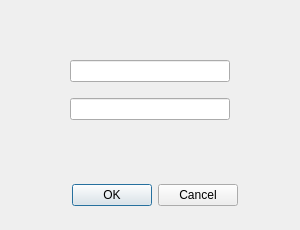
<?xml version="1.0" encoding="UTF-8"?>
<ui version="4.0">
 <class>LoginDialog</class>
 <widget class="QDialog" name="LoginDialog">
  <property name="geometry">
   <rect>
    <x>0</x>
    <y>0</y>
    <width>300</width>
    <height>230</height>
   </rect>
  </property>
  <property name="sizePolicy">
   <sizepolicy hsizetype="Fixed" vsizetype="Fixed">
    <horstretch>0</horstretch>
    <verstretch>0</verstretch>
   </sizepolicy>
  </property>
  <property name="windowTitle">
   <string>Login</string>
  </property>
  <widget class="QDialogButtonBox" name="buttonBox">
   <property name="geometry">
    <rect>
     <x>60</x>
     <y>180</y>
     <width>190</width>
     <height>30</height>
    </rect>
   </property>
   <property name="sizePolicy">
    <sizepolicy hsizetype="Fixed" vsizetype="Fixed">
     <horstretch>0</horstretch>
     <verstretch>0</verstretch>
    </sizepolicy>
   </property>
   <property name="orientation">
    <enum>Qt::Horizontal</enum>
   </property>
   <property name="standardButtons">
    <set>QDialogButtonBox::Cancel|QDialogButtonBox::Ok</set>
   </property>
   <property name="centerButtons">
    <bool>true</bool>
   </property>
  </widget>
  <widget class="QWidget" name="verticalLayoutWidget">
   <property name="geometry">
    <rect>
     <x>70</x>
     <y>50</y>
     <width>160</width>
     <height>80</height>
    </rect>
   </property>
   <layout class="QVBoxLayout" name="verticalLayout">
    <item>
     <widget class="QLineEdit" name="lineEdit"/>
    </item>
    <item>
     <widget class="QLineEdit" name="lineEdit_2"/>
    </item>
   </layout>
  </widget>
 </widget>
 <resources/>
 <connections>
  <connection>
   <sender>buttonBox</sender>
   <signal>accepted()</signal>
   <receiver>LoginDialog</receiver>
   <slot>accept()</slot>
   <hints>
    <hint type="sourcelabel">
     <x>248</x>
     <y>254</y>
    </hint>
    <hint type="destinationlabel">
     <x>157</x>
     <y>274</y>
    </hint>
   </hints>
  </connection>
  <connection>
   <sender>buttonBox</sender>
   <signal>rejected()</signal>
   <receiver>LoginDialog</receiver>
   <slot>reject()</slot>
   <hints>
    <hint type="sourcelabel">
     <x>316</x>
     <y>260</y>
    </hint>
    <hint type="destinationlabel">
     <x>286</x>
     <y>274</y>
    </hint>
   </hints>
  </connection>
 </connections>
</ui>
